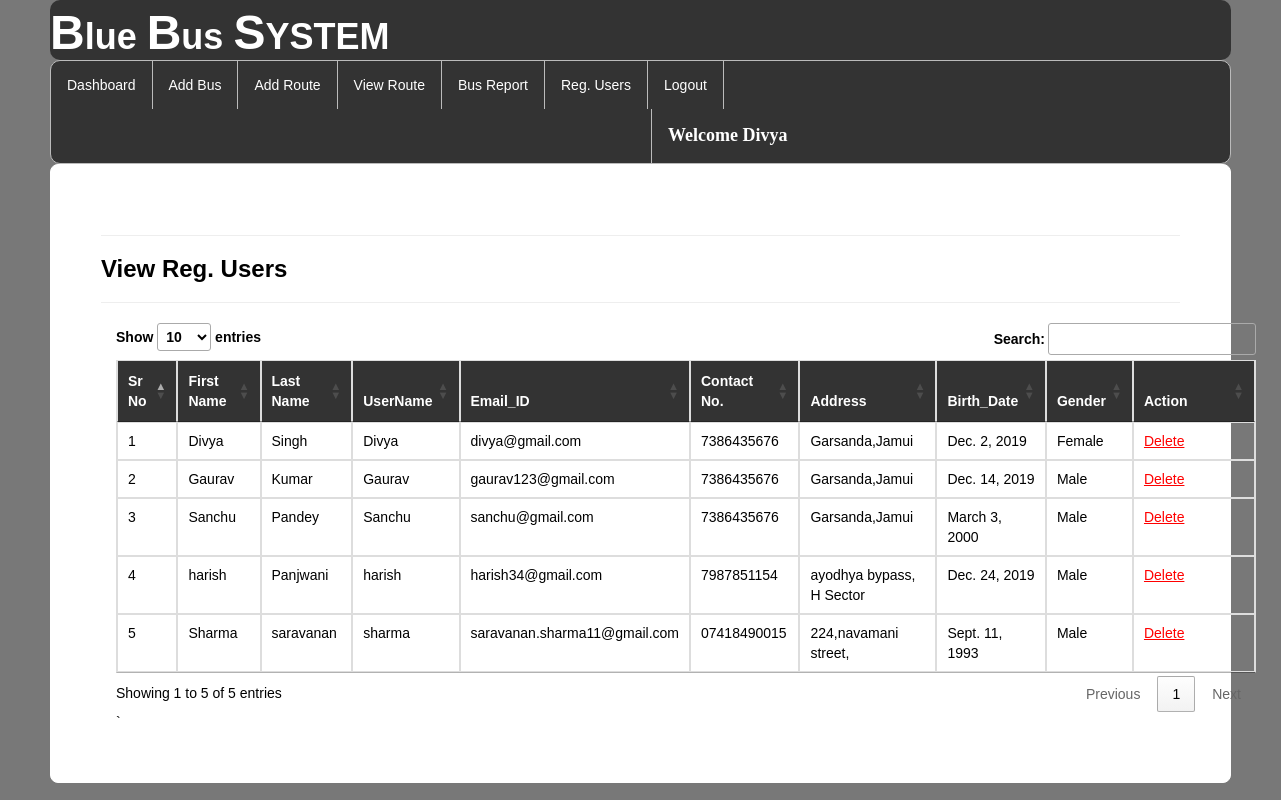
Page /view_regusers/ (signed in) on the committed database.
### bus/models.py (models this page shows, shortened)
class Register(models.Model):
    user = models.ForeignKey(User,on_delete=models.CASCADE,null=True)
    mobile = models.CharField(max_length=10,null=True)
    add = models.CharField(max_length=100,null=True)
    dob = models.DateField(null=True)
    gender = models.CharField(max_length=10,null=True)

### bus/views.py (the view)
# urls.py: path('view_regusers/', view_regusers, name="view_regusers"),
def view_regusers(request):
    if not request.user.is_authenticated:
        return redirect('login')
    data=Register.objects.filter(user__is_staff=False)
    d={"data":data}
    return render(request,"view_regusers.html",d)

### bus/templates/view_regusers.html (shortened to what this page needs)
{% extends 'navigation3.html' %}
{% load static %}
{% block b %}
<div style="color:Black;border:1px solid white;border-radius:8px;background-color:white;padding:50px">
<hr><h3><strong>View Reg. Users</strong></h3><hr>
    <div class="container">
<table class="noteCard table table-bordered" id="myTable">
  <thead style="color:white;background-color:#333">
  <tr>
    <th>Sr No</th>
    <th>First Name</th>
      <th>Last Name</th>
      <th>UserName</th>
    <th>Email_ID</th>
    <th>Contact No.</th>
       <th>Address</th>
    <th>Birth_Date</th>
    <th>Gender</th>
    <th>Action</th>
  </tr>
  </thead>
   <tbody>
    {% for i in data %}
  <tr>
    <td>{{forloop.counter}}</td>
    <td>{{i.user.first_name}}</td>
    <td>{{i.user.last_name}}</td>
    <td>{{i.user.username}}</td>
      <td>{{i.user.email}}</td>
      <td>{{i.mobile}}</td>
      <td>{{i.add}}</td>
      <td>{{i.dob}}</td>
      <td>{{i.gender}}</td>
    <td style="width:100px">
   <a href="{% url 'delete_user' i.user.id %}" onclick="return confirm('Do you really want to Delete ?');" style="color:red"><u>Delete</u></a></td>
  </tr>
    {% endfor %}
    </tbody>
</table>`
 </div>
</div>
{% endblock %}

### bus/templates/navigation3.html (shortened to what this page needs)
{% extends 'head.html' %}
{% load static %}
{% block body %}
<link rel = stylesheet href = "//cdn.datatables.net/1.10.19/css/jquery.dataTables.min.css">
<ul class="id2">
  <li id="id1"><a href="{% url 'admindashboard' %}">Dashboard</a></li>
  <li id="id1"><a href="{% url 'add_bus' %}">Add Bus</a></li>
  <li id="id1"><a href="{% url 'add_route' %}">Add Route</a></li>
  <li id="id1"><a href="{% url 'availableroute' %}">View Route</a></li>
  <li id="id1"><a href="{% url 'view_bus'%}">Bus Report</a></li>
<li id="id1"><a href="{% url 'view_regusers' %}">Reg. Users</a></li>
  <li id="id1"><a href="{% url 'log_out' %}">Logout</a></li>
      <li id="id2" style="margin-left:600px"><a href="" style="color:white"><strong style="font-size:18px;font-family:cursive">Welcome {{request.user.username}}</strong></a></li>
</ul>
{% block b %}
{% endblock %}
{% endblock %}

### bus/templates/navigation3.html (style rules this page uses)
.id2 { list-style-type: none; margin: 0; padding: 0; overflow: hidden; background-color: #333; border-radius:10px; border:1px solid #bbb; }
#id1 { float: left; border-right:1px solid #bbb; }
#id2 { float: left; border-left:1px solid #bbb; }
li:last-child { border-right: none; }
li a { display: block; color: white; text-align: center; padding: 14px 16px; text-decoration: none; }
body { font-family: Arial, Helvetica, sans-serif; }

### rows in the picture
Register: user.first_name "Divya", user.last_name "Singh", user.username "Divya", user.email "divya@gmail.com", mobile "7386435676", add "Garsanda,Jamui", dob "Dec. 2, 2019", gender "Female"
Register: user.first_name "Gaurav", user.last_name "Kumar", user.username "Gaurav", user.email "gaurav123@gmail.com", mobile "7386435676", add "Garsanda,Jamui", dob "Dec. 14, 2019", gender "Male"
Register: user.first_name "Sanchu", user.last_name "Pandey", user.username "Sanchu", user.email "sanchu@gmail.com", mobile "7386435676", add "Garsanda,Jamui", dob "March 3, 2000", gender "Male"
Register: user.first_name "harish", user.last_name "Panjwani", user.username "harish", user.email "harish34@gmail.com", mobile "7987851154", add "ayodhya bypass, H Sector", dob "Dec. 24, 2019", gender "Male"
Register: user.first_name "Sharma", user.last_name "saravanan", user.username "sharma", user.email "saravanan.sharma11@gmail.com", mobile "07418490015", add "224,navamani street,", dob "Sept. 11, 1993", gender "Male"

### other values in the picture
{{ request.user.username }} "Divya"
